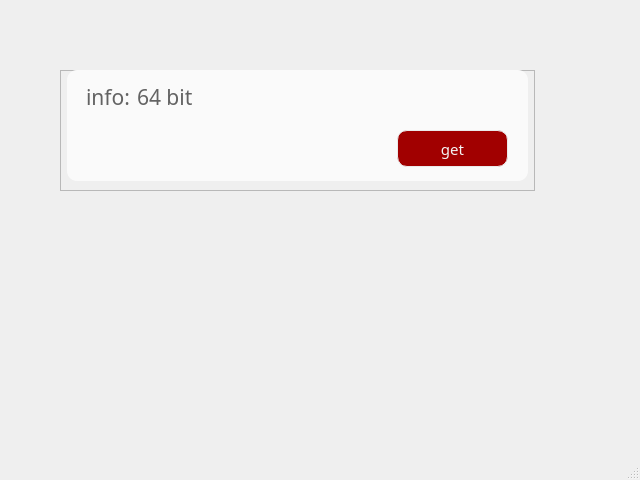
<?xml version="1.0" encoding="UTF-8"?>
<ui version="4.0">
 <class>MainWindow</class>
 <widget class="QMainWindow" name="MainWindow">
  <property name="geometry">
   <rect>
    <x>0</x>
    <y>0</y>
    <width>640</width>
    <height>480</height>
   </rect>
  </property>
  <property name="windowTitle">
   <string>MainWindow</string>
  </property>
  <widget class="QWidget" name="centralwidget">
   <widget class="QFrame" name="frameToAdd">
    <property name="geometry">
     <rect>
      <x>60</x>
      <y>70</y>
      <width>475</width>
      <height>121</height>
     </rect>
    </property>
    <property name="minimumSize">
     <size>
      <width>475</width>
      <height>121</height>
     </size>
    </property>
    <property name="maximumSize">
     <size>
      <width>475</width>
      <height>121</height>
     </size>
    </property>
    <property name="frameShape">
     <enum>QFrame::StyledPanel</enum>
    </property>
    <property name="frameShadow">
     <enum>QFrame::Raised</enum>
    </property>
    <widget class="QFrame" name="frame">
     <property name="geometry">
      <rect>
       <x>7</x>
       <y>0</y>
       <width>461</width>
       <height>111</height>
      </rect>
     </property>
     <property name="minimumSize">
      <size>
       <width>371</width>
       <height>111</height>
      </size>
     </property>
     <property name="styleSheet">
      <string notr="true">background:rgb(250, 250, 250);
border-radius:10px</string>
     </property>
     <property name="frameShape">
      <enum>QFrame::StyledPanel</enum>
     </property>
     <property name="frameShadow">
      <enum>QFrame::Raised</enum>
     </property>
     <widget class="QLabel" name="label">
      <property name="geometry">
       <rect>
        <x>70</x>
        <y>9</y>
        <width>381</width>
        <height>36</height>
       </rect>
      </property>
      <property name="font">
       <font>
        <family>Raleway Thin</family>
        <pointsize>16</pointsize>
       </font>
      </property>
      <property name="styleSheet">
       <string notr="true">color:rgb(99, 99, 99);
border:none;</string>
      </property>
      <property name="text">
       <string>64 bit</string>
      </property>
     </widget>
     <widget class="QPushButton" name="pushButton">
      <property name="geometry">
       <rect>
        <x>330</x>
        <y>60</y>
        <width>111</width>
        <height>37</height>
       </rect>
      </property>
      <property name="font">
       <font>
        <family>Raleway Thin</family>
        <pointsize>11</pointsize>
       </font>
      </property>
      <property name="styleSheet">
       <string notr="true">#pushButton{

background:rgb(161, 0, 0);
border:1px solid rgb(234, 234, 234);
color:rgb(244, 244, 244);
}

#pushButton:hover {
background:rgb(255, 255, 255);
}</string>
      </property>
      <property name="text">
       <string>get</string>
      </property>
      <property name="iconSize">
       <size>
        <width>21</width>
        <height>21</height>
       </size>
      </property>
     </widget>
     <widget class="QLabel" name="label_2">
      <property name="geometry">
       <rect>
        <x>19</x>
        <y>9</y>
        <width>51</width>
        <height>36</height>
       </rect>
      </property>
      <property name="font">
       <font>
        <family>Raleway Thin</family>
        <pointsize>16</pointsize>
       </font>
      </property>
      <property name="styleSheet">
       <string notr="true">
color:rgb(99, 99, 99);
border:none;</string>
      </property>
      <property name="text">
       <string>info:</string>
      </property>
     </widget>
    </widget>
   </widget>
  </widget>
  <widget class="QMenuBar" name="menubar">
   <property name="geometry">
    <rect>
     <x>0</x>
     <y>0</y>
     <width>640</width>
     <height>21</height>
    </rect>
   </property>
  </widget>
  <widget class="QStatusBar" name="statusbar"/>
 </widget>
 <resources/>
 <connections/>
</ui>
